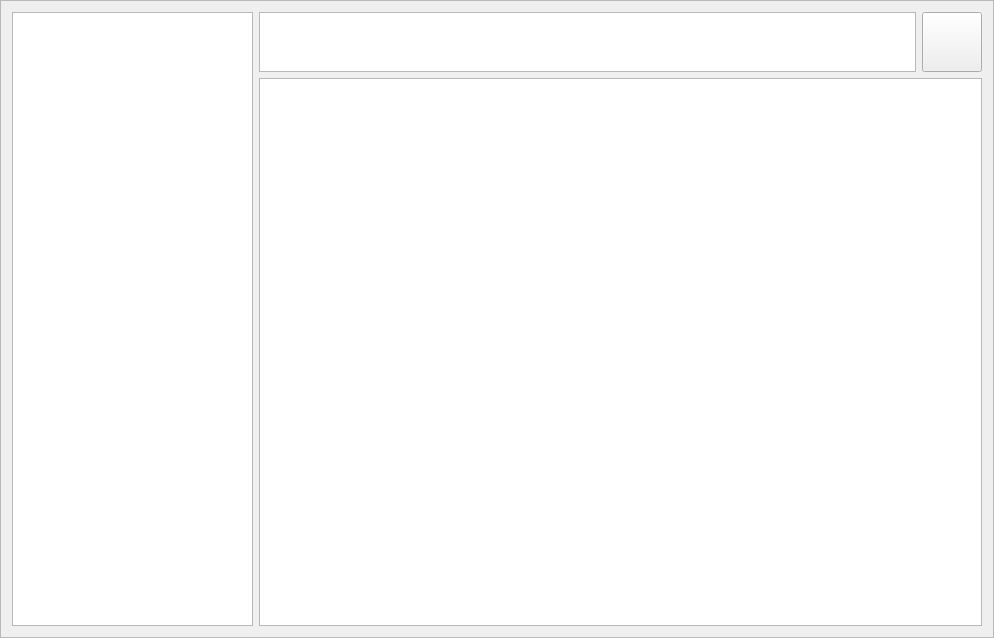
<?xml version="1.0" encoding="UTF-8"?>
<ui version="4.0">
 <class>CustomTableFrame</class>
 <widget class="QFrame" name="CustomTableFrame">
  <property name="geometry">
   <rect>
    <x>0</x>
    <y>0</y>
    <width>994</width>
    <height>638</height>
   </rect>
  </property>
  <property name="minimumSize">
   <size>
    <width>800</width>
    <height>600</height>
   </size>
  </property>
  <property name="windowTitle">
   <string>Frame</string>
  </property>
  <property name="frameShape">
   <enum>QFrame::StyledPanel</enum>
  </property>
  <property name="frameShadow">
   <enum>QFrame::Raised</enum>
  </property>
  <layout class="QGridLayout" name="gridLayout" columnstretch="1,3">
   <item row="0" column="0">
    <widget class="QListWidget" name="listWidget"/>
   </item>
   <item row="0" column="1">
    <layout class="QVBoxLayout" name="verticalLayout">
     <item>
      <layout class="QHBoxLayout" name="horizontalLayout">
       <item>
        <widget class="QPlainTextEdit" name="edtResult">
         <property name="sizePolicy">
          <sizepolicy hsizetype="Expanding" vsizetype="Fixed">
           <horstretch>0</horstretch>
           <verstretch>0</verstretch>
          </sizepolicy>
         </property>
         <property name="minimumSize">
          <size>
           <width>0</width>
           <height>60</height>
          </size>
         </property>
         <property name="maximumSize">
          <size>
           <width>16777215</width>
           <height>60</height>
          </size>
         </property>
         <property name="readOnly">
          <bool>true</bool>
         </property>
        </widget>
       </item>
       <item>
        <widget class="QPushButton" name="btnReroll">
         <property name="sizePolicy">
          <sizepolicy hsizetype="Fixed" vsizetype="Fixed">
           <horstretch>0</horstretch>
           <verstretch>0</verstretch>
          </sizepolicy>
         </property>
         <property name="minimumSize">
          <size>
           <width>60</width>
           <height>60</height>
          </size>
         </property>
         <property name="maximumSize">
          <size>
           <width>60</width>
           <height>60</height>
          </size>
         </property>
         <property name="text">
          <string/>
         </property>
         <property name="icon">
          <iconset resource="resources.qrc">
           <normaloff>:/img/data/icon_reload.png</normaloff>:/img/data/icon_reload.png</iconset>
         </property>
         <property name="iconSize">
          <size>
           <width>32</width>
           <height>32</height>
          </size>
         </property>
        </widget>
       </item>
      </layout>
     </item>
     <item>
      <widget class="QListWidget" name="listEntries">
       <property name="sizePolicy">
        <sizepolicy hsizetype="Expanding" vsizetype="MinimumExpanding">
         <horstretch>0</horstretch>
         <verstretch>0</verstretch>
        </sizepolicy>
       </property>
      </widget>
     </item>
    </layout>
   </item>
  </layout>
 </widget>
 <resources>
  <include location="resources.qrc"/>
 </resources>
 <connections/>
</ui>
